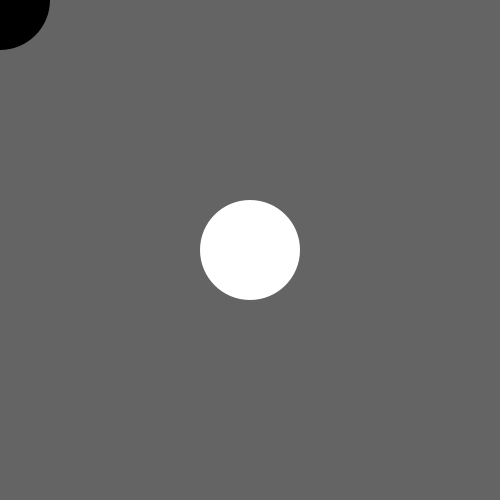
Frame 1 (no input)
Frame 60 (the mouse pressed at the canvas centre just before this capture): identical to frame 1, image omitted
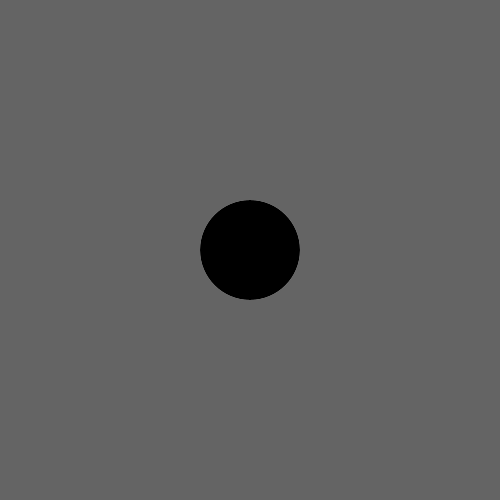
Frame 120 (the mouse held since frame 60 and released just before this capture)

The Processing sketch that drew these frames (run headless with seeded random() and noise(); from frame 60 on, the mouse is pressed at the canvas centre):

// Processing sketch: rectDraw
// ── rectDraw.pde
void setup() {
  size(500, 500);
}

void draw() {
  background(100);
  noStroke();
    fill(255);
 ellipse(width/2, height/2, 100, 100);
  fill(0);
  ellipse(mouseX, mouseY, 100, 100);
  

  
  };
